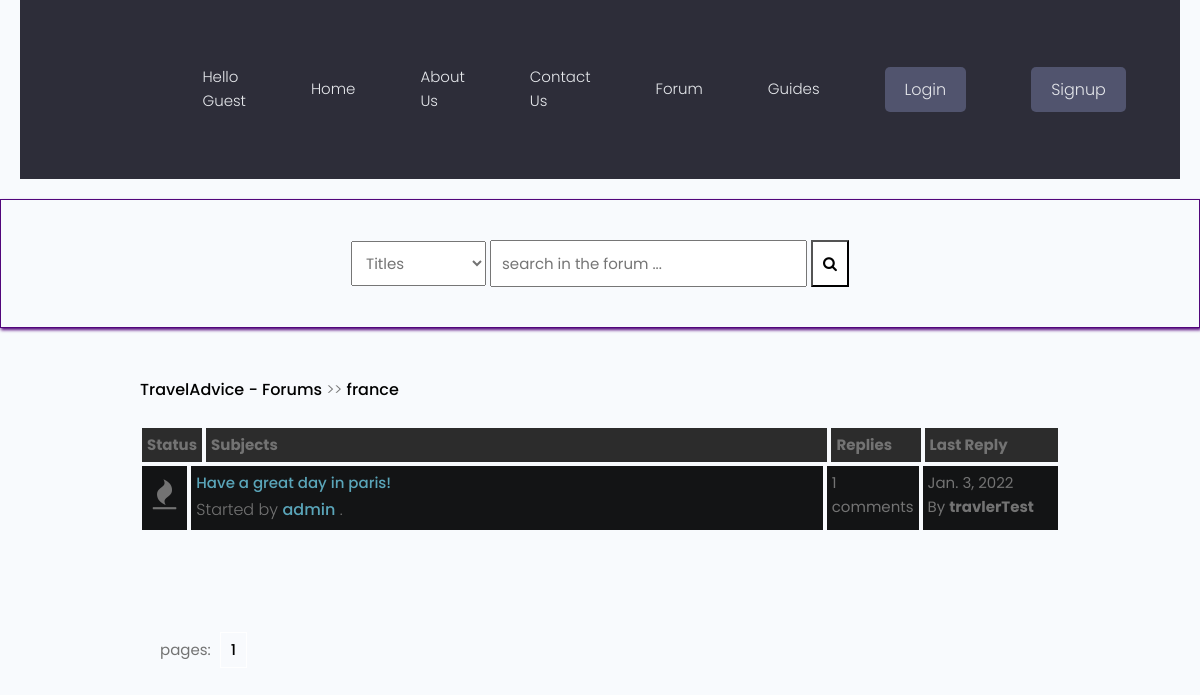
/forum/posts/france/, run on the app's committed database.
### forum/models.py (models this page shows, shortened)
class Category(models.Model):
    title = models.CharField(max_length=50)
    slug = models.SlugField(max_length=400, unique=True, blank=True)
    description = models.TextField(default="description")
    category_image = models.ImageField(
        null=True, blank=True, upload_to='flags/', default= "flags/flag-default.png")
    class Meta:
        verbose_name_plural = "categories"
    def get_url(self):
        return reverse("posts", kwargs={ #imported from django.shortcuts
            "slug": self.slug
        })

class Post(models.Model):
    title = models.CharField(max_length=400,unique=True)
    slug = models.SlugField(max_length=400, unique=True, blank=True)
    user = models.ForeignKey(Author, on_delete=models.CASCADE) #frame key of the author
    content = HTMLField()
    categories = models.ForeignKey(Category, on_delete=models.SET_NULL, null=True)
    date = models.DateTimeField(auto_now_add=True)
    tags = TaggableManager() #imported from taggit.managers
    comments = models.ManyToManyField(Comment, blank=True)
    closed = models.BooleanField(default=False)
    def get_url(self):
        return reverse("detail", kwargs={
            "slug":self.slug
        })
    @property
    def num_comments(self):
        return self.comments.count()
    @property
    def last_reply(self):
        return self.comments.latest("date")

class Author(models.Model):
    user = models.ForeignKey(User, on_delete=models.CASCADE)
    fullname = models.CharField(max_length=40, blank=True,unique=True)
    slug = models.SlugField(max_length=400, unique=True, blank=True) # imported from django.utils.text
    bio = HTMLField() #desctription of the user imported the field from tinymce.models
    @property
    def user_name(self):
        return self.user
    @property
    def user_profile(self):
        return self.user.profile.id

class Comment(models.Model):
    user = models.ForeignKey(Author, on_delete=models.CASCADE)
    content = models.TextField()
    date = models.DateTimeField(auto_now_add=True)

### forum/views.py (the view)
# urls.py: path("posts/<slug>/", posts, name="posts"),
def posts(request, slug):
    category = get_object_or_404(Category, slug=slug)
    posts = Post.objects.filter(categories=category)
    paginator = Paginator(posts, 5)
    page = request.GET.get("page")
    try:
        posts = paginator.page(page)
    except PageNotAnInteger:
        posts = paginator.page(1)
    except EmptyPage:
        posts = paginator.page(paginator.num_pages)
    context = {
        "posts":posts,
        "forum": category,
        "title": "Posts"
    }
    return render(request, 'forum/posts.html', context)

### forum/context_processors.py (called while the page is built, shortened)
def searchFunction(request):
    search_context = {}
    posts = Post.objects.all()
    return search_context

### forum/templates/forum/posts.html
{% extends 'forumsbase.html' %}
{% block content %}
    <div class="container">
        <div class="navigate">
            <span><a href="{% url 'forumhome' %}">TravelAdvice - Forums</a> >> <a href="{{forum.get_url}}">{{forum.title}}</a></span>
        </div>
        <div class="posts-table">
            <div class="table-head">
                <div class="status">Status</div>
                <div class="subjects">Subjects</div>
                <div class="replies">Replies</div>
                <div class="last-reply">Last Reply</div>
            </div>
                {% for post in posts %}
            <div class="table-row">
                <div class="status"><i class="fa fa-fire"></i></div>
                <div class="subjects">
                        <a href="{{post.get_url}}">{{post.title}}</a>
                    <br>
                    <span>Started by <b><a href="{% url  'guide-profile' post.user.user_profile %}">{{post.user.user_name}}</a></b> .</span>
                </div>
                <div class="replies">
                   {{post.num_comments}} comments <br>
                </div>
                <div class="last-reply">
                    {{post.last_reply.date|date}}
                    <br>By <b>{{post.last_reply.user.user_name}}</b>
                </div>
            </div>
            {% endfor %}
        </div>
            <div class="pagination">
                    pages: {% for num_page in posts.paginator.page_range %} <a href="?page={{num_page}}">{{num_page}}</a> {% endfor %}
            </div>
    </div>
   {% endblock content %}

### static/styles/style.css (style rules this page uses)
* { box-sizing: border-box; }
html { font-size: 14px; font-family: 'Titillium Web', sans-serif; background-color:rgb(0,0,0); color:#FEFEFE; }
a { color:#FF0042; font-weight: bolder; text-decoration: none; }
.container { margin: 20px; padding: 20px; }
.table-head { display: flex; }
.table-head div { padding: 5px; margin: 2px; background-color: #2C2C2C; font-weight: bold; }
.table-head .status { flex: 5%; }
.table-head .subjects { flex: 70%; }
.table-head .replies { flex: 10%; }
.table-head .last-reply { flex: 15%; }
.table-row { display: flex; }
.table-row .status, .table-row .subjects, .table-row .replies, .table-row .last-reply { padding: 5px; margin: 2px; background-color: #131415; }
.table-row .status { flex: 5%; font-size: 30px; text-align: center; }
.table-row .subjects { flex: 70%; }
.table-row .replies { flex: 10%; }
.table-row .last-reply { flex: 15%; }
.navigate { margin-block: 20px; font-weight: lighter; font-size: 24px; }
.navigate a { color: #000; }
.pagination { padding: 20px; font-size: 15px; }
.pagination a { color: #000; margin-inline: 5px; padding: 5px 10px; border: solid 0.5px #fff; }

### static/styles/app.css (style rules this page uses)
:root { --color-sub: #2d2d39; }
.pagination { margin-top: 8rem; margin-bottom: 10rem; }

### static/uikit/styles/modules/_variables.css (style rules this page uses)
:root { --color-main: #5aa5b9; --color-main-light: #e6faff; --color-sub: #3f4156; --color-sub-light: #51546e; --color-sub-lighter: #ededfd; --color-text: #737373; --color-gray: #8b8b8b; --color-light: #e5e7eb; --color-light-gray: #767676; --color-bg: #f8fafd; --color-white: #fffefd; --color-white-light: #f3f3f3; --color-success: #359e64; --color-success-bg: #def8e8; --color-error: #fc4b0b; --color-error-bg: #fff2ee; --font-base: 'Poppins', arial, helvetica, 'Segoe UI', roboto, ubuntu, sans-serif; --font-monospace: 'Fira Code', 'Courier New', courier, monospace; --font-regular: 300; --font-medium: 500; --font-bold: 700; --generic-shadow: 1px 1px 5px #00000010; --generic-transition: all 0.3s ease-in-out; }

### static/uikit/styles/modules/_base.css (style rules this page uses)
* { margin: 0; padding: 0; box-sizing: border-box; text-rendering: optimizeLegibility; color: inherit; font-size: inherit; }
html { font-size: 50%; }
@media only screen and (min-width: 480px) { html { font-size: 56.25%; } }
@media only screen and (min-width: 1200px) { html { font-size: 62.5%; } }
body { line-height: 1.6; font-weight: 400; font-size: 1.5rem; color: var(--color-text); background-color: var(--color-bg); min-height: 100vh; }

### static/uikit/styles/modules/_typography.css (style rules this page uses)
* { font-family: var(--font-base); }
p, span, strong { font-size: 1.6rem; color: var(--color-text); font-weight: var(--font-regular); }
a { padding-bottom: 2px; text-decoration: none; display: inline-block; color: var(--color-main); font-weight: var(--font-medium); }

### static/uikit/styles/modules/_utilities.css (style rules this page uses)
.container { width: 92%; max-width: 165rem; margin: 0 auto; box-sizing: border-box; }
@media screen and (min-width: 1000px) { .container { width: 90%; } }
@media screen and (min-width: 1200px) { .container { width: 80%; } }

### data on the page
Category: title "france"
Post: title "Have a great day in paris!", user.user_name "admin", num_comments "1", last_reply "Jan. 3, 2022", last_reply.user.user_name "travlerTest"

### other printed values
{{ num_page }} "1"
